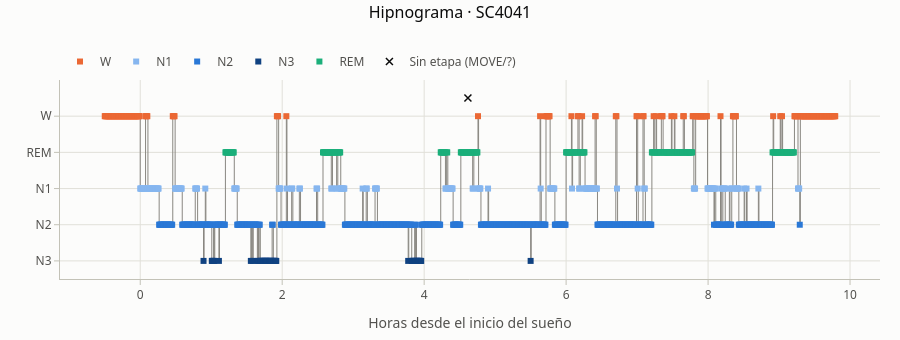

Notebook code cell kept with this figure:
### Code cell
from src import plots

obs_preview = tidy.rename(columns={"sleep_stage": "stage_code", "start_time_sec": "start_sec"})
obs_preview["channel"] = obs_preview["channel"].astype(str).str.replace("EEG ", "")
onset = (obs_preview[obs_preview["stage_code"].isin(["N1", "N2", "N3", "REM"])]
         .groupby("recording_id")["start_sec"].min())
obs_preview["hours_since_sleep_onset"] = (obs_preview["start_sec"] - obs_preview["recording_id"].map(onset)) / 3600
obs_preview["stage_code"] = obs_preview["stage_code"].astype(str)
plots.hypnogram(obs_preview, files.iloc[0].recording_id).show()

### Figure 1 — Plotly figure (JSON) as saved in the notebook; plotly's stock layout.template omitted (floating-point values rounded to 4 significant figures; data arrays with more than 128 entries replaced by an {"elided": "..."} marker saying what was removed)
{"data": [{"hoverinfo": "skip", "line": {"color": "#898781", "shape": "hv", "width": 1}, "mode": "lines", "showlegend": false, "type": "scatter", "x": {"elided": "1235 float values"}, "y": {"elided": "1235 float values"}}, {"customdata": {"elided": "200x1 int values"}, "hovertemplate": "W<br>%{x:.2f} h desde el inicio del sueño<br>época %{customdata[0]}<extra></extra>", "marker": {"color": "#eb6834", "size": 6, "symbol": "square"}, "mode": "markers", "name": "W", "type": "scatter", "x": {"elided": "200 float values"}, "y": {"elided": "200 float values"}}, {"customdata": {"elided": "166x1 int values"}, "hovertemplate": "N1<br>%{x:.2f} h desde el inicio del sueño<br>época %{customdata[0]}<extra></extra>", "marker": {"color": "#86b6ef", "size": 6, "symbol": "square"}, "mode": "markers", "name": "N1", "type": "scatter", "x": {"elided": "166 float values"}, "y": {"elided": "166 float values"}}, {"customdata": {"elided": "620x1 int values"}, "hovertemplate": "N2<br>%{x:.2f} h desde el inicio del sueño<br>época %{customdata[0]}<extra></extra>", "marker": {"color": "#2a78d6", "size": 6, "symbol": "square"}, "mode": "markers", "name": "N2", "type": "scatter", "x": {"elided": "620 float values"}, "y": {"elided": "620 float values"}}, {"customdata": [[919], [933], [934], [935], [937], [945], [999], [1002], [1010], [1012], [1015], [1016], [1017], [1018], [1019], [1020], [1021], [1022], [1023], [1024], [1025], [1026], [1027], [1028], [1029], [1030], [1031], [1032], [1033], [1034], [1037], [1038], [1039], [1040], [1041], [1042], [1265], [1271], [1272], [1273], [1274], [1275], [1277], [1279], [1280], [1281], [1282], [1283], [1284], [1285], [1286], [1287], [1472]], "hovertemplate": "N3<br>%{x:.2f} h desde el inicio del sueño<br>época %{customdata[0]}<extra></extra>", "marker": {"color": "#104281", "size": 6, "symbol": "square"}, "mode": "markers", "name": "N3", "type": "scatter", "x": [0.8917, 1.008, 1.017, 1.025, 1.042, 1.108, 1.558, 1.583, 1.65, 1.667, 1.692, 1.7, 1.708, 1.717, 1.725, 1.733, 1.742, 1.75, 1.758, 1.767, 1.775, 1.783, 1.792, 1.8, 1.808, 1.817, 1.825, 1.833, 1.842, 1.85, 1.875, 1.883, 1.892, 1.9, 1.908, 1.917, 3.775, 3.825, 3.833, 3.842, 3.85, 3.858, 3.875, 3.892, 3.9, 3.908, 3.917, 3.925, 3.933, 3.942, 3.95, 3.958, 5.5], "y": [0.0, 0.0, 0.0, 0.0, 0.0, 0.0, 0.0, 0.0, 0.0, 0.0, 0.0, 0.0, 0.0, 0.0, 0.0, 0.0, 0.0, 0.0, 0.0, 0.0, 0.0, 0.0, 0.0, 0.0, 0.0, 0.0, 0.0, 0.0, 0.0, 0.0, 0.0, 0.0, 0.0, 0.0, 0.0, 0.0, 0.0, 0.0, 0.0, 0.0, 0.0, 0.0, 0.0, 0.0, 0.0, 0.0, 0.0, 0.0, 0.0, 0.0, 0.0, 0.0, 0.0]}, {"customdata": {"elided": "196x1 int values"}, "hovertemplate": "REM<br>%{x:.2f} h desde el inicio del sueño<br>época %{customdata[0]}<extra></extra>", "marker": {"color": "#1baf7a", "size": 6, "symbol": "square"}, "mode": "markers", "name": "REM", "type": "scatter", "x": {"elided": "196 float values"}, "y": {"elided": "196 float values"}}, {"hovertemplate": "%{x:.2f} h · sin etapa asignada<extra></extra>", "marker": {"color": "#0b0b0b", "line": {"color": "#0b0b0b", "width": 1.5}, "size": 7, "symbol": "x-thin"}, "mode": "markers", "name": "Sin etapa (MOVE/?)", "type": "scatter", "x": [4.617], "y": [4.5]}], "layout": {"font": {"color": "#52514e", "family": "system-ui, -apple-system, \"Segoe UI\", sans-serif", "size": 12}, "height": 340, "hoverlabel": {"bgcolor": "white", "font": {"color": "#0b0b0b"}}, "legend": {"orientation": "h", "title": {"text": ""}, "x": 0, "xanchor": "left", "y": 1.02, "yanchor": "bottom"}, "margin": {"b": 50, "l": 60, "r": 20, "t": 80}, "paper_bgcolor": "#fcfcfb", "plot_bgcolor": "#fcfcfb", "title": {"font": {"color": "#0b0b0b", "size": 16}, "text": "Hipnograma · SC4041", "x": 0.5, "xanchor": "center", "y": 0.98, "yanchor": "top"}, "xaxis": {"gridcolor": "#e1e0d9", "linecolor": "#c3c2b7", "tickcolor": "#c3c2b7", "ticks": "outside", "title": {"text": "Horas desde el inicio del sueño"}, "zeroline": false}, "yaxis": {"gridcolor": "#e1e0d9", "linecolor": "#c3c2b7", "range": [-0.5, 5], "tickcolor": "#c3c2b7", "ticks": "outside", "ticktext": ["N3", "N2", "N1", "REM", "W"], "tickvals": [0, 1, 2, 3, 4], "zeroline": false}}}
